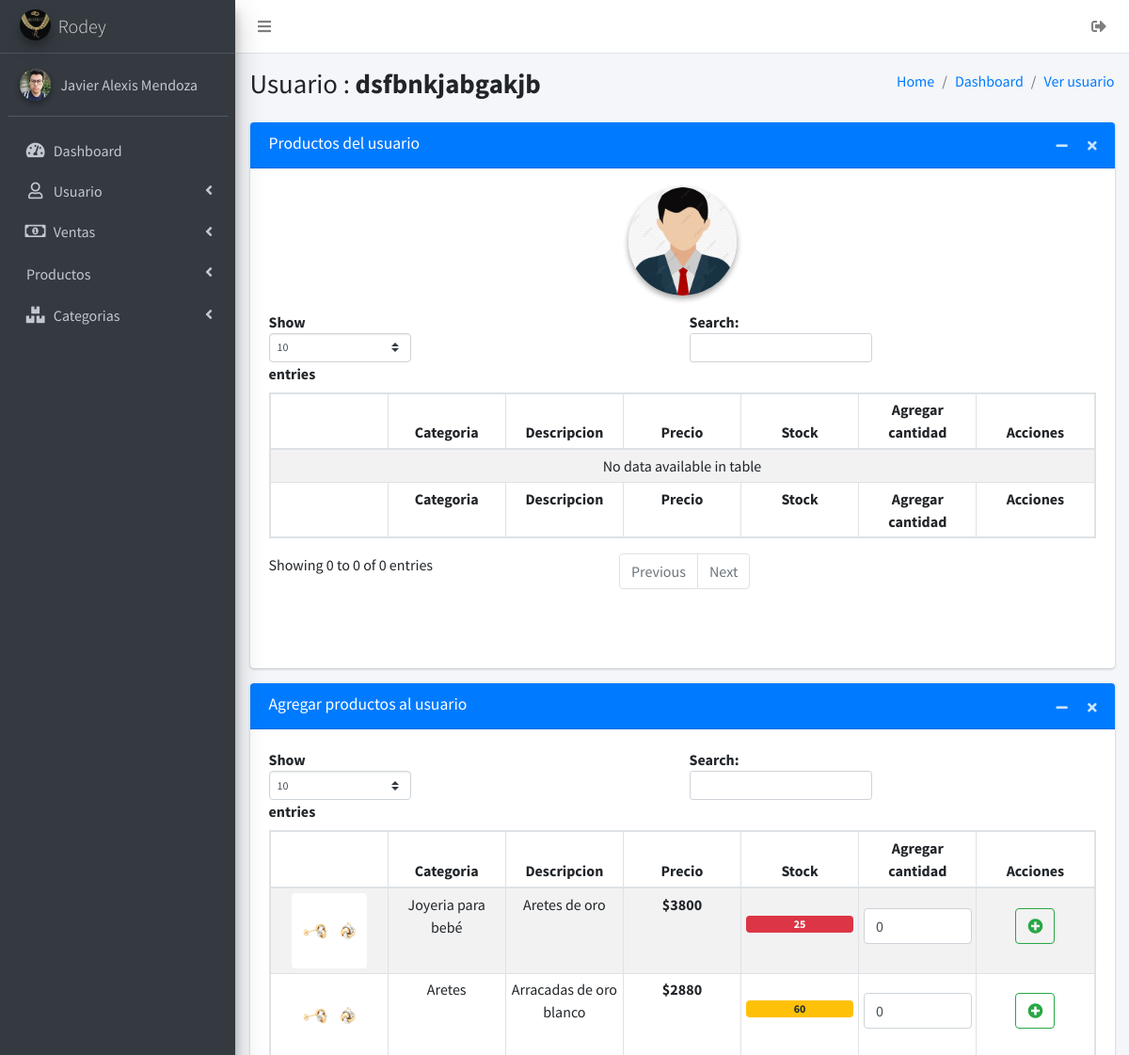
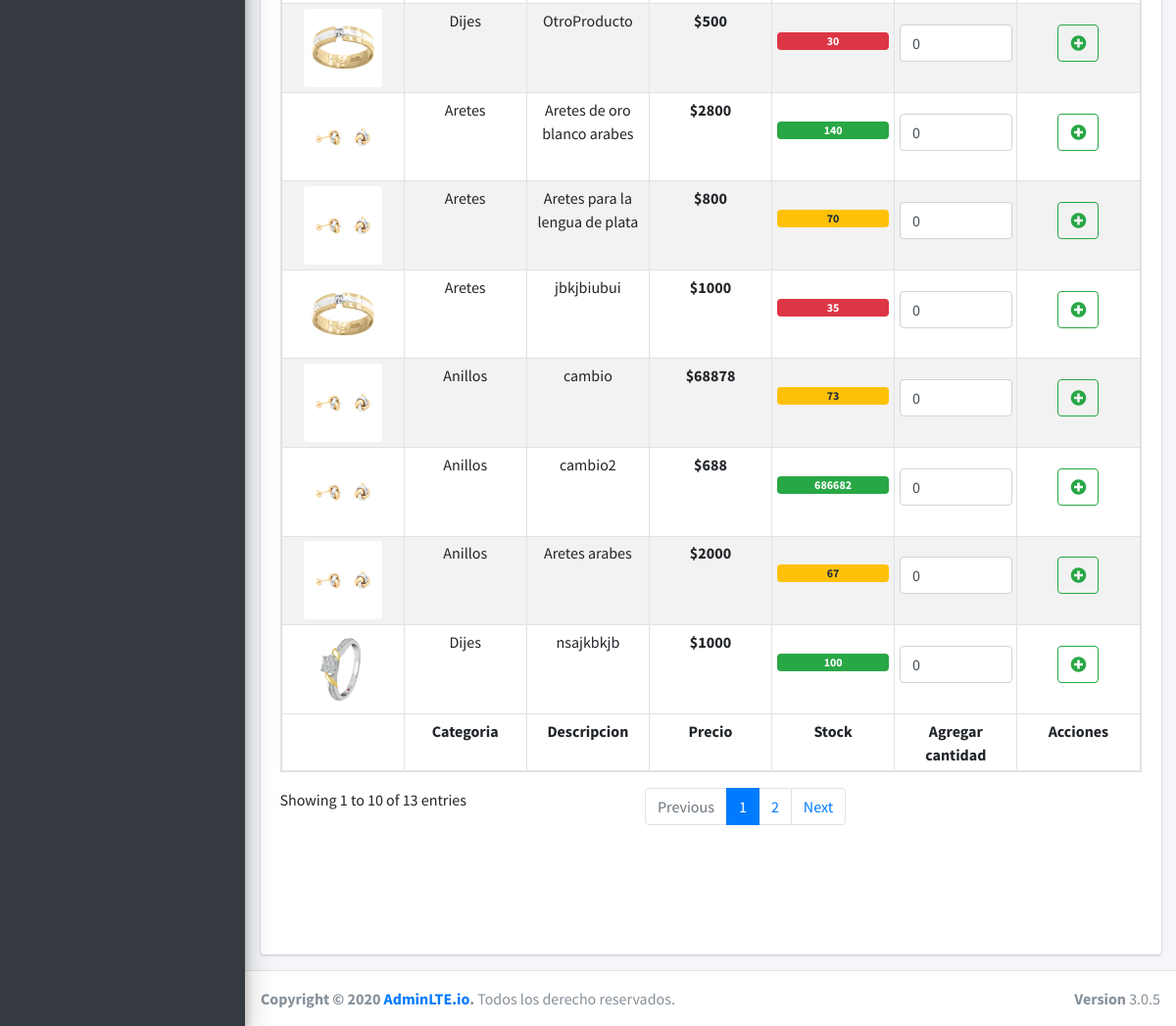
/vendedores/asignarProducto/masProducto.php?id=43 (signed in), run on the app's committed database (2 pictures, top to bottom).
### tables this page shows
CREATE TABLE `usuarios` (
  `idusuarios` int NOT NULL AUTO_INCREMENT,
  `nombre` varchar(45) NOT NULL,
  `apellidoP` varchar(45) NOT NULL,
  `apellidoM` varchar(45) NOT NULL,
  `numeroCelular` varchar(20) DEFAULT NULL,
  `correoElectronico` varchar(45) DEFAULT NULL,
  `direccion` varchar(100) DEFAULT NULL,
  `estado` tinyint(1) NOT NULL DEFAULT '1',
  `usuario` varchar(30) NOT NULL,
  `contraseña` varchar(300) NOT NULL,
  `imgUsuario` varchar(200) DEFAULT NULL,
  `categoria_usuario` int NOT NULL,
  PRIMARY KEY (`idusuarios`),
  KEY `fk_categoria_idx` (`categoria_usuario`),
  CONSTRAINT `fk_categoria` FOREIGN KEY (`categoria_usuario`) REFERENCES `categoria_usuario` (`idcategoria_usuario`)
);

CREATE TABLE `producto` (
  `idProducto` int NOT NULL AUTO_INCREMENT,
  `categoria_kf` int NOT NULL,
  `descripcion` varchar(150) NOT NULL,
  `costo_compra` float NOT NULL,
  `costo_venta` float NOT NULL,
  `cantidad_stock` int NOT NULL,
  `img_producto` varchar(200) DEFAULT NULL,
  PRIMARY KEY (`idProducto`),
  KEY `fk_producto_categoria_idx` (`categoria_kf`),
  CONSTRAINT `fk_producto_categoria` FOREIGN KEY (`categoria_kf`) REFERENCES `categoria_producto` (`idcategoria_producto`)
);

CREATE TABLE `categoria_producto` (
  `idcategoria_producto` int NOT NULL AUTO_INCREMENT,
  `categoria` varchar(45) NOT NULL,
  PRIMARY KEY (`idcategoria_producto`)
);

### vendedores/asignarProducto/masProducto.php (the view, shortened to what the rows shown need)
<?php
include '../../sessionIniciada.php';
?>
<!DOCTYPE html>
<html lang="es">
<head>
    <link rel="stylesheet" href="../../plugins/fontawesome-free/css/all.min.css">
    <link rel="stylesheet" href="https://code.ionicframework.com/ionicons/2.0.1/css/ionicons.min.css">
    <link rel="stylesheet" href="../../dist/css/adminlte.min.css">
    <link rel="stylesheet" href="../../plugins/overlayScrollbars/css/OverlayScrollbars.min.css">
    <link rel="stylesheet" href="../../plugins/summernote/summernote-bs4.css">
</head>
<body class="hold-transition sidebar-mini layout-fixed">
    <div class="wrapper">
        <aside class="main-sidebar sidebar-dark-primary elevation-4">
            <div class="sidebar">
                <div class="user-panel mt-3 pb-3 mb-3 d-flex">
                    <div class="image">
                        <img src="../<?= $IMGUSER ?>" class="img-circle elevation-2" alt="User Image">
                    </div>
                    <div class="info">
                        <a href="#" class="d-block"><?php echo $NOMBREUSER ?></a>
                    </div>
                </div>
            </div>
        </aside>
        <div class="content-wrapper">
            <div class="content-header">
                <div class="container-fluid">
                    <div class="row mb-2">
                        <div class="col-sm-6">
                            <?php
                            include '../../conexiones/conexion.php';
                            $sql = "select * from usuarios where idusuarios=" . $_GET['id'];
                            $res = $conexion->query($sql);
                            $mostrarCambio = mysqli_fetch_array($res);
                            ?>
                            <h1>Usuario : <strong> <?php echo $mostrarCambio['nombre'] ?></strong> </h1>
                        </div>
                    </div>
                </div>
            </div>
            <section class="content">
                <div class="container-fluid">
                    <div class="row justify-content-center">
                        <div class="col-12">
                            <div class="card card-primary card-default ">
                                <div class="card-body">
                                    <div class="mb-3 text-center">
                                        <?php
                                        $imagenUser="";
                                        if($mostrarCambio['imgUsuario']=='user-default.jpg'){
                                            $imagenUser="../../uploads/".$mostrarCambio['imgUsuario'];
                                        }else{
                                            $imagenUser="../".$mostrarCambio['imgUsuario'];
                                        }
                                        ?>
                                        <img src="<?= $imagenUser ?>" class="img-circle elevation-2"
                                            width="115" alt="<?= $imagenUser ?>">
                                    </div>
                                    <div class="row mb-5 justify-content-center">
                                        <div class="col-12">
                                            <table id="example2"
                                                class="table-sm table-hover table-responsive table table-striped table-bordered text-center">
                                                <thead class="">
                                                    <tr class="">
                                                        <th class=""></th>
                                                        <th>Categoria</th>
                                                        <th>Descripcion</th>
                                                        <th>Precio</th>
                                                        <th>Stock</th>
                                                        <th>Agregar cantidad</th>
                                                        <th>Acciones</th>
                                                    </tr>
                                                </thead>
                                                <tfoot>
                                                    <tr>
                                                        <th></th>
                                                        <th>Categoria</th>
                                                        <th>Descripcion</th>
                                                        <th>Precio</th>
                                                        <th>Stock</th>
                                                        <th>Agregar cantidad</th>
                                                        <th>Acciones</th>
                                                    </tr>
                                                </tfoot>
                                            </table>
                                        </div>
                                    </div>
                                </div>
                            </div>
                        </div>
                    </div>
                    <div class="row justify-content-center">
                        <div class="col-12">
                            <div class="card card-primary card-default ">
                                <?php
                                include '../../conexiones/conexion.php';
                                $sql = "CALL select_tabla_productos()";
                                $resultado = $conexion->query($sql);
                                ?>
                                <div class="card-body">
                                    <div class="row mb-5 justify-content-center">
                                        <div class="col-12">
                                            <table id="example1"
                                                class="table-sm table-hover table-responsive table table-striped table-bordered text-center">
                                                <thead>
                                                    <tr>
                                                        <th></th>
                                                        <th>Categoria</th>
                                                        <th>Descripcion</th>
                                                        <th>Precio</th>
                                                        <th>Stock</th>
                                                        <th>Agregar cantidad</th>
                                                        <th>Acciones</th>
                                                    </tr>
                                                </thead>
                                                <tbody>
                                                    <?php
                                                    while ($mostrar = mysqli_fetch_array($resultado)) {
                                                        $img = $mostrar['img'];
                                                    ?>
                                                    <tr>
                                                        <td><img src="../../img_productos/<?= $img ?>"
                                                                class="img-rounded" alt="" width="80"></td>
                                                        <td><?php echo $mostrar['categoria'] ?></td>
                                                        <td><?php echo $mostrar['descripcion'] ?></td>
                                                        <td><strong><?php echo '$' . $mostrar['costo'] ?></strong></td>
                                                        <td><span
                                                                class="badge mt-4 <?= ($mostrar['stock'] < 50) ? "badge-danger" : (($mostrar['stock'] < 100) ? "badge-warning" : "badge-success") ?> d-block"><?php echo $mostrar['stock'] ?></span>
                                                        </td>
                                                        <form
                                                            action="asignarProductoUsuario.php?id=<?= $_GET['id'] ?>&idProducto=<?= $mostrar['id_producto'] ?>"
                                                            autocomplete="off" method="POST">
                                                            <td>
                                                                <div class="form-group mt-3">
                                                                    <input id="" name="valor"
                                                                        max="<?= $mostrar['stock'] ?>" min='0' value="0"
                                                                        class="form-control" type="number" name="">
                                                                </div>
                                                            </td>
                                                            <td>
                                                                <div class="btn-group btn-group mt-3">
                                                                    <button type="submit"
                                                                        class="btn btn-outline-success"><i
                                                                            class="fas fa-plus-circle"></i></button>
                                                                </div>
                                                            </td>
                                                        </form>
                                                    </tr>
                                                    <?php }
                                                    ?>
                                                </tbody>
                                                <tfoot>
                                                    <tr>
                                                        <th></th>
                                                        <th>Categoria</th>
                                                        <th>Descripcion</th>
                                                        <th>Precio</th>
                                                        <th>Stock</th>
                                                        <th>Agregar cantidad</th>
                                                        <th>Acciones</th>
                                                    </tr>
                                                </tfoot>
                                            </table>
                                        </div>
                                    </div>
                                </div>
                            </div>
                        </div>
                    </div>
                </div>
            </section>
        </div>
    </div>
</body>
</html>

### data on the page
usuarios: imgUsuario (picture), NOMBREUSER "Javier Alexis Mendoza"
usuarios: nombre "dsfbnkjabgakjb", imgUsuario (placeholder picture)
producto: img_producto (picture), categoria_kf.categoria "Joyeria para bebé", descripcion "Aretes de oro", costo_venta "3800", cantidad_stock "25"
producto: img_producto (picture), categoria_kf.categoria "Aretes", descripcion "Arracadas de oro blanco", costo_venta "2880", cantidad_stock "60"
producto: img_producto (picture), categoria_kf.categoria "Dijes", descripcion "OtroProducto", costo_venta "500", cantidad_stock "30"
producto: img_producto (picture), categoria_kf.categoria "Aretes", descripcion "Aretes de oro blanco arabes", costo_venta "2800", cantidad_stock "140"
producto: img_producto (picture), categoria_kf.categoria "Aretes", descripcion "Aretes para la lengua de plata", costo_venta "800", cantidad_stock "70"
producto: img_producto (picture), categoria_kf.categoria "Aretes", descripcion "jbkjbiubui", costo_venta "1000", cantidad_stock "35"
producto: img_producto (picture), categoria_kf.categoria "Anillos", descripcion "cambio", costo_venta "68878", cantidad_stock "73"
producto: img_producto (picture), categoria_kf.categoria "Anillos", descripcion "cambio2", costo_venta "688", cantidad_stock "686682"
producto: img_producto (picture), categoria_kf.categoria "Anillos", descripcion "Aretes arabes", costo_venta "2000", cantidad_stock "67"
producto: img_producto (picture), categoria_kf.categoria "Dijes", descripcion "nsajkbkjb", costo_venta "1000", cantidad_stock "100"
